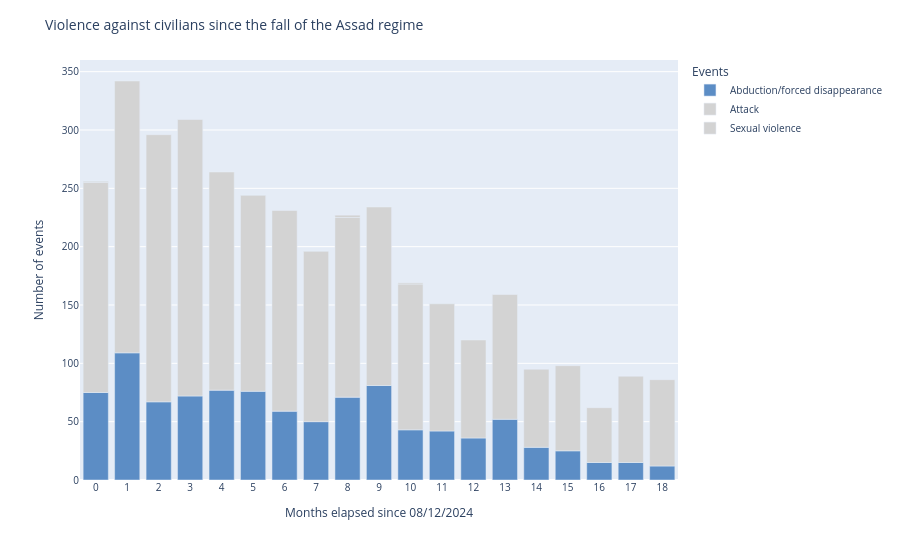

Notebook cell for this chart:
### Code cell
bar_vac = px.bar(
    dataset_vac,
    x='interval',
    y='event_count',
    color='sub_event_type',
    color_discrete_map=color_map_pop('Abduction/forced disappearance', vac_events),
    labels = {'interval': 'Months elapsed since 08/12/2024', 'event_count': 'Number of events'},
    category_orders= {'sub_event_type': ['Abduction/forced disappearance', 'Attack', 'Sexual violence']}

)

bar_vac.update_layout(
    title = 'Violence against civilians since the fall of the Assad regime',
    legend_title_text = "Events",
    title_font_size = 14,
    font_size=10    
)

bar_vac.update_xaxes(dtick=1)

### Figure 1 — Plotly figure (JSON) as saved in the notebook; plotly's stock layout.template omitted (floating-point values rounded to 4 significant figures)
{"data": [{"hovertemplate": "sub_event_type=Abduction/forced disappearance<br>Months elapsed since 08/12/2024=%{x}<br>Number of events=%{y}<extra></extra>", "legendgroup": "Abduction/forced disappearance", "marker": {"color": "#5C8DC5", "pattern": {"shape": ""}}, "name": "Abduction/forced disappearance", "orientation": "v", "showlegend": true, "textposition": "auto", "type": "bar", "x": [0, 1, 2, 3, 4, 5, 6, 7, 8, 9, 10, 11, 12, 13, 14, 15, 16, 17, 18], "xaxis": "x", "y": [75, 109, 67, 72, 77, 76, 59, 50, 71, 81, 43, 42, 36, 52, 28, 25, 15, 15, 12], "yaxis": "y"}, {"hovertemplate": "sub_event_type=Attack<br>Months elapsed since 08/12/2024=%{x}<br>Number of events=%{y}<extra></extra>", "legendgroup": "Attack", "marker": {"color": "#D3D3D3", "pattern": {"shape": ""}}, "name": "Attack", "orientation": "v", "showlegend": true, "textposition": "auto", "type": "bar", "x": [0, 1, 2, 3, 4, 5, 6, 7, 8, 9, 10, 11, 12, 13, 14, 15, 16, 17, 18], "xaxis": "x", "y": [180, 233, 229, 237, 187, 168, 172, 146, 154, 153, 125, 109, 84, 107, 67, 73, 47, 74, 74], "yaxis": "y"}, {"hovertemplate": "sub_event_type=Sexual violence<br>Months elapsed since 08/12/2024=%{x}<br>Number of events=%{y}<extra></extra>", "legendgroup": "Sexual violence", "marker": {"color": "#D3D3D3", "pattern": {"shape": ""}}, "name": "Sexual violence", "orientation": "v", "showlegend": true, "textposition": "auto", "type": "bar", "x": [0, 8, 10], "xaxis": "x", "y": [1, 2, 1], "yaxis": "y"}], "layout": {"barmode": "relative", "font": {"size": 10}, "legend": {"title": {"text": "Events"}, "tracegroupgap": 0}, "margin": {"t": 60}, "title": {"font": {"size": 14}, "text": "Violence against civilians since the fall of the Assad regime"}, "xaxis": {"anchor": "y", "domain": [0, 1], "dtick": 1, "title": {"text": "Months elapsed since 08/12/2024"}}, "yaxis": {"anchor": "x", "domain": [0, 1], "title": {"text": "Number of events"}}}}
